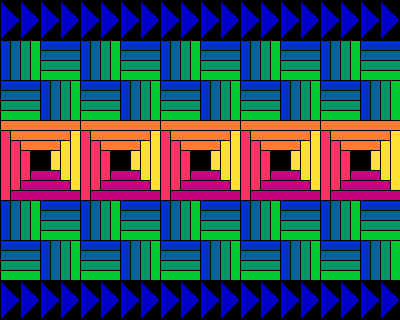
Frame 1 (no input)
Frame 60 (the mouse pressed at the canvas centre just before this capture): identical to frame 1, image omitted
Frame 120 (the mouse held since frame 60 and released just before this capture): identical to frame 1, image omitted

The Processing sketch that drew this single still picture (run headless with seeded random() and noise(); from frame 60 on, the mouse is pressed at the canvas centre):

// Processing sketch: lab7d
// ── lab7d.pde
//Henry Wrede Black
//quilt made from blocks made in lab7 exercises a, b, c

void setup() {
  size(400, 320);
}
void draw() {
  background(0);

  geese(0, 0); //top strip of geese
  geese(0, height-40); //bottom strip of geese

  fence(0, 40); //top fence strip
  fence(0, height-120); //bottom fence strip

  logs(0, 120); //center row of log cabins
}
// -- DRAWING VARIABLES
//draws line of "geese" at point (xG, yG) to the edge of the window
void geese(int x, int y) {
  //xPos represents the change in x each loop
  for (int xPos = 0; xPos <= width-20; xPos += 20) {
    fill(0, 0, 200);
    triangle(x + xPos, y, x + xPos, y+40, x+20 + xPos, y+20);
  }
}
//draws line of single rail fence blocks at position (x, y)
void fence(int x, int y) {
  //xPos represents the change in x each loop
  for (int xPos = 0; xPos <= width-80; xPos += 80) {
    hsp(x+40 + xPos, y, 80, 80);
    hsp(x + xPos, y+40, 80, 80);
    vsp(x + xPos, y, 80, 80);
    vsp(x+40 + xPos, y+40, 80, 80);
  }
}
//draws the horizontal fence blocks at position (x, y) with width w and height h
void hsp(int x, int y, int w, int h) {
  rectMode(CORNER);
  //yH represents the change in y each loop, and g and b represent green and blue
  for (int yH = 0, g = 50, b = 200; yH < h/2; yH += 10, g += 50, b += -50) {
    fill(0, g, b);
    rect(x, y+yH, w/2, h/8);
  }
}
//draws the vertical fence blocks at position (x, y) with width w and height h
void vsp(int x, int y, int w, int h) {
  rectMode(CORNER);
  //xV represents the change in x each loop, and g and b represent green and blue
  for (int xV = 0, g = 50, b = 200; xV < w/2; xV += 10, g += 50, b += -50) {
    fill(0, g, b);
    rect(x+xV, y, w/8, h/2);
  }
}
//draws a row of log cabin blocks at position (x, y)
void logs(int x, int y) {
  //xPos represents the change in x each loop
  for (int xPos = 0; xPos <= width-80; xPos += 80) {
    singleLog(x + xPos, y);
  }
}
//draws a single log cabin block at position (x, y)
void singleLog(int x, int y) {
  rectMode(CORNER);
   //xPos and yPos represent the changes in x and y each loop, s represents the diminishing size of the logs
  for (int xPos = 0, yPos = 0, s = 80; xPos < 30; xPos += 10, yPos += 10, s += -20) {
    fill(255, 225, 50);
    rect(x+70 + -xPos, y + yPos, 10, s); //right
    fill(200, 0, 125);
    rect(x + xPos, y+70 + -yPos, s, 10); //bottom
    fill(255, 50, 100);
    rect(x + xPos, y + yPos, 10, s); //left
    fill(255, 125, 50);
    rect(x + xPos, y + yPos, s, 10);
  }
}
